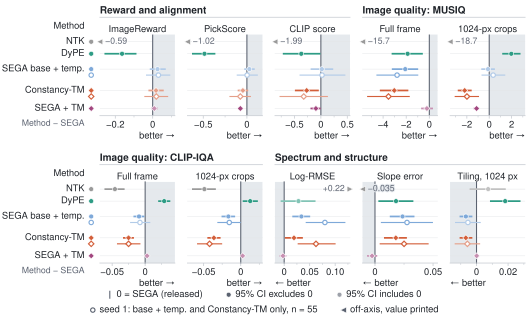

Write Python code to recreate this figure.
"""F3: held-out paired differences from released SEGA for every method and metric, with the seed-1 replication.

Small multiples: one compact axis per metric (own x-scale, shared zero line = released SEGA), method rows in a
fixed order and three groups (baselines | SEGA ablation | per-band laws). Held-out results only: seed 0 on rows
8-194 (n = 187) for every row; seed 1 on rows 8-62 (n = 55) for SEGA base + temp. and Constancy-TM. The partial
Constancy run (NTK base, 41 prompts) is not drawn. Intervals are 95% percentile intervals of 2,000 paired bootstrap
resamples over prompts (crope_style.paired), and the seed-0 values are asserted equal to
.agent/notes/main2/heldout_paired_vs_sega_official.csv within 1e-9.

Axis rule: limits cover every interval of DyPE, SEGA base + temp., Constancy-TM, SEGA + TM (both seeds) and zero.
NTK is added if that at most multiplies the span by 1.5; otherwise its row is clipped at the edge with an outward
triangle and its value printed.

Regenerate (from paper/figs):  OMP_NUM_THREADS=8 /work/09032/saini_2/vista/library/uv-envs/crope/bin/python f3_forest.py
"""
from __future__ import annotations

import math

import matplotlib as mpl
import matplotlib.patheffects as pe
import matplotlib.pyplot as plt
import numpy as np
import pandas as pd
from matplotlib.colors import to_rgb
from matplotlib.lines import Line2D
from matplotlib.transforms import blended_transform_factory

import crope_style as cs

ORDER = ["ntk2", "dype", "temp_only_sbase", "constancy_tm_sbase", "sega_ctm_v2"]
NOT_DRAWN = {"constancy"}                # partial run (41 prompts): appendix only, never in a main-text figure
SEED1 = ["temp_only_sbase", "constancy_tm_sbase"]
FAR = {"ntk2": 1.5}                      # row -> largest allowed widening of the core span before clipping
GROUP_BREAK = {"temp_only_sbase", "constancy_tm_sbase"}   # extra space above these rows (baselines | SEGA ablation | laws)
BETTER_BG = "#E5E9ED"                    # visible neutral direction shading at printed size
FADE = 0.60                              # share of colour kept when the 95% CI includes zero

# two figure rows of five panels; each entry is (group header, [(metric, panel title), ...])
LAYOUT = [
    [("Reward and alignment", [("imagereward", "ImageReward"), ("pickscore", "PickScore"), ("clip", "CLIP score")]),
     ("Image quality: MUSIQ", [("musiq", "Full frame"), ("musiq_crop1024", "1024-px crops")])],
    [("Image quality: CLIP-IQA", [("clipiqa", "Full frame"), ("clipiqa_crop1024", "1024-px crops")]),
     ("Spectrum and structure", [("spectrum_log_rmse", "Log-RMSE"), ("spectrum_slope_error", "Slope error"),
                                 ("tiling1024", "Tiling, 1024 px")])],
]

# geometry (inches)
W = cs.TEXT
LABEL_W = 1.04
GUT = 0.13
RIGHT = 0.03
PW = (W - LABEL_W - 4 * GUT - RIGHT) / 5
TOP = 0.03
HEAD = 0.19          # group header + rule
TITLE = 0.14         # metric names
PITCH = 0.125        # inches per method row
TICKS = 0.13
XLAB = 0.11
GAP = 0.12
KEY = 0.36
SUB = 0.5            # seed-1 offset below the seed-0 row, in row units
BREAK = 0.28         # extra space between method groups, in row units
TICK_PT = 7.0


def ypos():
    y, pos, sub = 0.0, {}, {}
    for i, m in enumerate(ORDER):
        if i:
            y += 1.0 + (SUB if ORDER[i - 1] in SEED1 else 0.0) + (BREAK if m in GROUP_BREAK else 0.0)
        pos[m] = y
        if m in SEED1:
            sub[m] = y + SUB
    return pos, sub


POS, SUBPOS = ypos()
YLIM = (max(list(POS.values()) + list(SUBPOS.values())) + 0.6, -0.6)
PH = (YLIM[0] - YLIM[1]) * PITCH
BLOCK = HEAD + TITLE + PH + TICKS + XLAB
H = TOP + 2 * BLOCK + GAP + KEY


# ------------------------------------------------------------------ data
def compute():
    h = cs.heldout()
    assert h.idx.between(8, 194).all() and (h.seed == 0).all()
    ref = pd.read_csv(cs.PAIRED_V2)
    old = pd.read_csv(cs.PAIRED)
    assert set(ref.method) == set(ORDER) | NOT_DRAWN and set(ref.metric) == set(cs.METRICS)
    s1 = cs.seed1()
    res, worst = {}, 0.0
    for m in ORDER:
        for k in cs.METRICS:
            d, lo, hi, n = cs.paired(h, m, k)
            for table in (ref, old):
                r = table[(table.method == m) & (table.metric == k)]
                if table is old and r.empty:
                    continue
                r = r.iloc[0]
                err = max(abs(d - r.delta), abs(lo - r.lo), abs(hi - r.hi))
                assert int(r.n) == n and err < 1e-9, (m, k, err)
                worst = max(worst, err)
            res[(m, k, 0)] = (d, lo, hi, n)
    for m in SEED1:
        for k in cs.METRICS:
            d, lo, hi, n = cs.paired(s1, m, k)
            assert n == 55, (m, k, n)
            res[(m, k, 1)] = (d, lo, hi, n)
    print(f"seed-0 paired deltas match both CSVs (max abs diff {worst:.1e}); seed-1 n = 55")
    return res


def limits(res, k):
    core = [0.0]
    for m in ORDER:
        if m in FAR:
            continue
        core += list(res[(m, k, 0)][1:3])
        if m in SEED1:
            core += list(res[(m, k, 1)][1:3])
    lo, hi = min(core), max(core)
    span = hi - lo
    for m, factor in FAR.items():
        a, b = res[(m, k, 0)][1:3]
        if max(hi, b) - min(lo, a) <= factor * span:
            lo, hi = min(lo, a), max(hi, b)
    pad = 0.07 * (hi - lo)
    return lo - pad, hi + pad


def tick_fmt(step):
    dec = max(0, -int(math.floor(math.log10(step) + 1e-9)))
    while abs(step * 10 ** dec - round(step * 10 ** dec)) > 1e-6:
        dec += 1

    def f(v, _pos=None):
        if abs(v) < step * 1e-6:
            return "0"
        return f"{v:.{dec}f}".replace("-", "−")
    return f


def label_width(text, size=TICK_PT):
    """Printed width in inches of a numeric tick label in Helvetica metrics (digits 0.556 em, point 0.278 em)."""
    em = sum(0.278 if ch == "." else 0.584 if ch in "\u2212+" else 0.556 for ch in text)
    return em * size / 72


def nice_ticks(lo, hi):
    """Most ticks (2 to 4, always including 0) whose labels keep a clear gap at the printed panel width."""
    span = hi - lo
    e0 = int(math.floor(math.log10(span)))
    for mults in ((1, 2, 5), (2.5,)):
        for step in sorted(m * 10 ** e for e in range(e0 - 2, e0 + 2) for m in mults):
            ticks = np.arange(math.ceil(lo / step - 1e-9), math.floor(hi / step + 1e-9) + 1) * step
            if not 2 <= len(ticks) <= 4:
                continue
            w = [label_width(tick_fmt(step)(t)) for t in ticks]
            need = max((w[i] + w[i + 1]) / 2 for i in range(len(w) - 1)) + 0.06
            if step / span * PW >= need:
                return ticks, step
    raise ValueError(f"no tick step for [{lo}, {hi}]")


def val_fmt(v):
    a = abs(v)
    s = f"{a:.1f}" if a >= 10 else (f"{a:.2f}" if a >= 0.095 else f"{a:.3f}")
    return ("−" if v < 0 else "+") + s


def tint(c, f):
    r, g, b = to_rgb(c)
    return (1 - f * (1 - r), 1 - f * (1 - g), 1 - f * (1 - b))


def msize(marker, hollow=False):
    return (3.7 if marker == "o" else 3.2) * (0.9 if hollow else 1.0)


# ------------------------------------------------------------------ drawing
def draw_row(ax, y, est, color, marker, lim, lower, hollow=False):
    d, lo, hi, _ = est
    x0, x1 = lim
    sig = lo > 0 or hi < 0
    c = color if sig else tint(color, FADE)
    a, b = max(lo, x0), min(hi, x1)
    if b - a < 0.03 * (x1 - x0):   # a sliver at the edge reads as noise: treat the row as off-axis
        a, b = x1, x0
    if a < b:
        ax.plot([a, b], [y, y], color=c, lw=0.85 if hollow else 1.3, solid_capstyle="butt", zorder=3)
    for side, beyond in ((x0, lo < x0), (x1, hi > x1)):
        if beyond and a < b:   # interval continues past the edge
            ax.plot([side], [y], marker="<" if side == x0 else ">", ms=2.6 if hollow else 3.0, color=c,
                    mec="none", clip_on=False, zorder=4)
    if x0 <= d <= x1:
        kw = dict(mfc="white", mec=c, mew=0.9) if hollow else dict(mfc=c, mec="white", mew=0.45)
        ax.plot([d], [y], marker=marker, ms=msize(marker, hollow), ls="none", zorder=5, **kw)
        return
    left = d < x0
    side = x0 if left else x1
    bg = BETTER_BG if (side < 0) == lower else "white"   # halo matches the half-plane the label starts in
    ax.plot([side], [y], marker="<" if left else ">", ms=4.4, color=c, mec="white", mew=0.4,
            clip_on=False, zorder=5)
    partial = a < b   # part of the interval is visible: print the value above the row, clear of the line
    ax.annotate(val_fmt(d), (side, y), xytext=(4.0 if left else -4.0, 3.2 if partial else 0),
                textcoords="offset points", ha="left" if left else "right",
                va="bottom" if partial else "center", fontsize=6.5, color=cs.INK2, zorder=6,
                path_effects=[pe.withStroke(linewidth=1.6, foreground=bg)])


def draw_panel(ax, res, k, title):
    lim = limits(res, k)
    lower = cs.METRICS[k]["lower"]
    ax.set_xlim(*lim)
    ax.set_ylim(*YLIM)
    # better half-plane, zero line (= released SEGA), row guides
    ax.axvspan(lim[0] if lower else 0.0, 0.0 if lower else lim[1], color=BETTER_BG, lw=0, zorder=0)
    for m in ORDER:
        ax.axhline(POS[m], color=cs.GRIDC, lw=0.35, zorder=1)
    ax.axvline(0.0, color=cs.INK2, lw=0.8, zorder=2)
    for m in ORDER:
        spec = cs.METHODS[m]
        draw_row(ax, POS[m], res[(m, k, 0)], spec["color"], spec["marker"], lim, lower)
        if m in SEED1:
            draw_row(ax, SUBPOS[m], res[(m, k, 1)], spec["color"], spec["marker"], lim, lower, hollow=True)
    ticks, step = nice_ticks(*lim)
    ax.set_xticks(ticks)
    ax.xaxis.set_major_formatter(mpl.ticker.FuncFormatter(tick_fmt(step)))
    ax.xaxis.set_minor_locator(mpl.ticker.MultipleLocator(step / 2))
    ax.set_yticks([])
    ax.grid(False)
    for s in ("left", "right", "top"):
        ax.spines[s].set_visible(False)
    ax.spines["bottom"].set_color(cs.RULE)
    ax.tick_params(axis="x", length=2.2, width=0.6, pad=1.6, labelsize=TICK_PT, color=cs.RULE)
    ax.tick_params(axis="x", which="minor", length=1.3, width=0.5, color=cs.RULE)
    ax.set_xlabel("← better" if lower else "better →", loc="left" if lower else "right",
                  fontsize=7.0, color=cs.INK, labelpad=1.2)
    ax.text(0.5, 1.0, title, transform=ax.transAxes, ha="center", va="bottom", fontsize=7, color=cs.INK)


def label_text_width(fig, text, size=7.0):
    t = fig.text(0, 0, text, fontsize=size)
    w = t.get_window_extent(fig.canvas.get_renderer()).width / fig.dpi
    t.remove()
    return w


def main():
    cs.style()
    res = compute()
    fig = plt.figure(figsize=(W, H))
    fx = lambda inch: inch / W          # noqa: E731
    fy = lambda inch: 1 - inch / H      # noqa: E731  (inches measured from the top)

    for r, groups in enumerate(LAYOUT):
        top = TOP + r * (BLOCK + GAP)
        ax_top = top + HEAD + TITLE
        col, axes = 0, []
        for header, panels in groups:
            gx0 = LABEL_W + col * (PW + GUT)
            gx1 = gx0 + len(panels) * PW + (len(panels) - 1) * GUT
            fig.text(fx(gx0), fy(top + 0.11), header, fontsize=7.5, fontweight="bold", color=cs.INK,
                     ha="left", va="baseline")
            fig.add_artist(Line2D([fx(gx0), fx(gx1)], [fy(top + 0.15)] * 2, color=cs.RULE, lw=0.6))
            for k, title in panels:
                x0 = LABEL_W + col * (PW + GUT)
                ax = fig.add_axes([fx(x0), fy(ax_top + PH), fx(PW), PH / H], sharey=axes[0] if axes else None)
                draw_panel(ax, res, k, title)
                axes.append(ax)
                col += 1
        # the label column is the y axis of the block: header "Method" is the first panel's y label
        axes[0].set_ylabel("Method", rotation=0, ha="right", va="bottom", fontsize=7, color=cs.INK)
        axes[0].yaxis.set_label_coords(-0.16 / PW, 1.0 + 0.035 / PH)
        # method labels with colour keys, on the rows of this block
        tr = blended_transform_factory(fig.transFigure, axes[0].transData)
        for m in ORDER:
            spec = cs.METHODS[m]
            fig.text(fx(LABEL_W - 0.16), POS[m], spec["label"], transform=tr,
                     ha="right", va="center", fontsize=7, color=cs.INK)
            fig.add_artist(Line2D([fx(LABEL_W - 0.09)], [POS[m]], transform=tr, marker=spec["marker"],
                                  ms=msize(spec["marker"]), mfc=spec["color"], mec="white", mew=0.45, ls="none"))
            if m in SEED1:
                fig.add_artist(Line2D([fx(LABEL_W - 0.09)], [SUBPOS[m]], transform=tr, marker=spec["marker"],
                                      ms=msize(spec["marker"], True), mfc="white", mec=spec["color"], mew=0.85,
                                      ls="none"))
        # shared x label for the block, on the tick-label line
        fig.text(fx(LABEL_W - 0.16), fy(ax_top + PH + 0.105), "Method − SEGA", fontsize=6.5,
                 color=cs.INK2, ha="right", va="baseline")

    # key
    items = [
        (dict(marker="|", mec=cs.INK2, mew=0.8, ms=6.0), "0 = SEGA (released)"),
        (dict(marker="o", mfc=cs.INK2, mec="white", mew=0.45, ms=3.7), "95% CI excludes 0"),
        (dict(marker="o", mfc=tint(cs.INK2, FADE), mec="white", mew=0.45, ms=3.7), "95% CI includes 0"),
        (dict(marker="o", mfc="white", mec=cs.INK2, mew=0.85, ms=3.3), "seed 1: base + temp. and Constancy-TM only, n = 55"),
        (dict(marker="<", mfc=cs.INK2, mec="white", mew=0.4, ms=4.4), "off-axis, value printed"),
    ]
    fig.canvas.draw()
    for row, row_items in enumerate((items[:3], items[3:])):
        ky = fy(H - KEY + 0.09 + row * 0.16)
        widths = [label_text_width(fig, text) for _, text in row_items]
        sep = 0.25
        total = sum(widths) + len(row_items) * 0.10 + (len(row_items) - 1) * sep
        assert total < W, ("legend width", total, W)
        x = (W - total) / 2
        for (style, text), width in zip(row_items, widths):
            fig.add_artist(Line2D([fx(x + 0.03)], [ky], ls="none", **style))
            fig.text(fx(x + 0.10), ky, text, fontsize=7.0, color=cs.INK, ha="left", va="center")
            x += 0.10 + width + sep
    cs.finish(fig, cs.HERE / "f3_forest")


if __name__ == "__main__":
    main()
